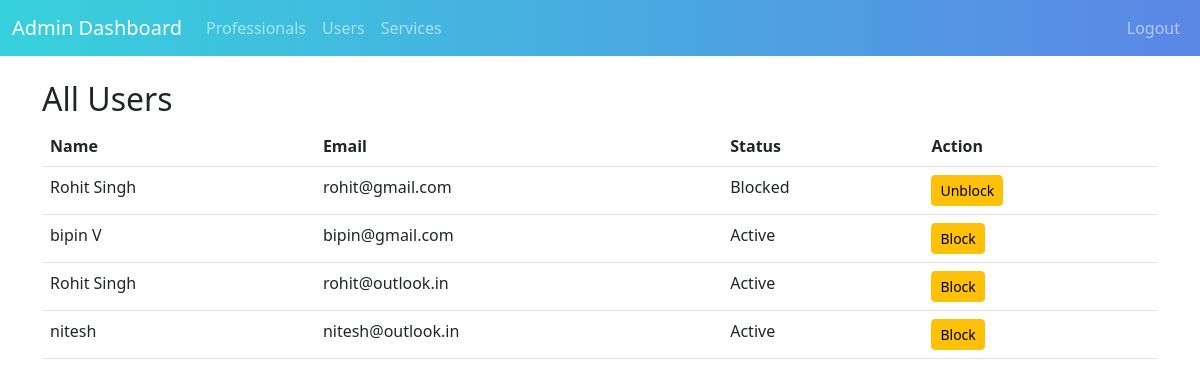
The app's page /admin/users (signed in) with its own data.
### app/models.py (models this page shows, shortened)
class User(UserMixin, db.Model):
    id = db.Column(db.Integer, primary_key=True)
    name = db.Column(db.String(100), nullable=False)
    email = db.Column(db.String(100), unique=True, nullable=False)
    password = db.Column(db.String(200), nullable=False)
    user_type = db.Column(db.String(20), nullable=False)
    is_approved = db.Column(db.Boolean, default=False)
    is_blocked = db.Column(db.Boolean, default=False)
    professional_profile = db.relationship('ProfessionalProfile', backref='user', uselist=False)

### app/routes/admin.py (the view)
@admin_bp.route('/users')
@login_required
@admin_required
def users():
    users = User.query.filter_by(user_type='customer').all()
    return render_template('admin/users.html', users=users)

### app/models.py (called while the page is built)
@login_manager.user_loader
def load_user(user_id):
    return User.query.get(int(user_id))

### app/utils.py (called while the page is built)
def admin_required(f):
    @wraps(f)
    def decorated_function(*args, **kwargs):
        if not current_user.is_authenticated or current_user.user_type != 'admin':
            flash('You do not have permission to access this page.', 'danger')
            return redirect(url_for('auth.login'))
        return f(*args, **kwargs)
    return decorated_function

### app/templates/admin/users.html (shortened to what this page needs)
{% extends "admin/admin_base.html" %}
{% block content %}
<h2>All Users</h2>
<table class="table">
    <thead>
        <tr>
            <th>Name</th>
            <th>Email</th>
            <th>Status</th>
            <th>Action</th>
        </tr>
    </thead>
    <tbody>
        {% for user in users %}
        <tr>
            <td>{{ user.name }}</td>
            <td>{{ user.email }}</td>
            <td>{{ 'Blocked' if user.is_blocked else 'Active' }}</td>
            <td>
                <a href="{{ url_for('admin.block_user', user_id=user.id) }}" class="btn btn-warning btn-sm">
                    {{ 'Unblock' if user.is_blocked else 'Block' }}
                </a>
            </td>
        </tr>
        {% endfor %}
    </tbody>
</table>
{% endblock %}

### app/templates/admin/admin_base.html (style rules this page uses)
body { background: #ffffff; min-height: 100vh; }

### records on screen
User: name "Rohit Singh", email "rohit@gmail.com", is_blocked "Blocked", is_blocked "Unblock"
User: name "bipin V", email "bipin@gmail.com", is_blocked "Active", is_blocked "Block"
User: name "Rohit Singh", email "rohit@outlook.in", is_blocked "Active", is_blocked "Block"
User: name "nitesh", email "nitesh@outlook.in", is_blocked "Active", is_blocked "Block"
